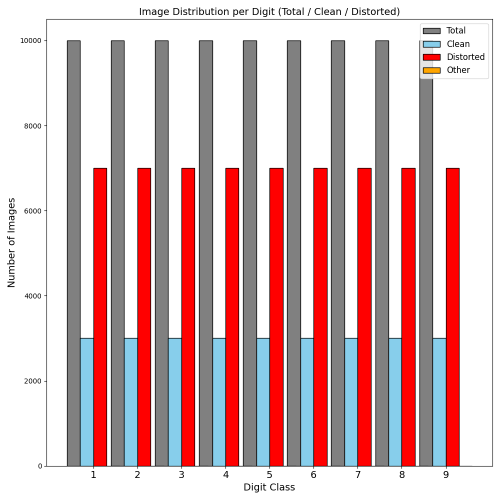
#> input picture dev_tools/data_utils/evaluation_reports/class_distribution_histogram.png, 1000 x 1000 px, given as the content of the folder all_versions/digit_dataset_v2c/1, which was not available (shown at 1/2 size)
$ python dataset_evaluation.py   (older library calls are emulated)
#> lines starting #> are read from the running program, lines starting #| are printed output that depends on the picture; pictures that were not available may be replaced by others from this repository, and a replacement may not be noted
import os
import cv2
import pandas as pd
import numpy as np
import matplotlib.pyplot as plt
from scipy.stats import skew, kurtosis
from collections import defaultdict
from typing import List, Dict, Optional, Tuple
import random
import datetime
import imagehash
from PIL import Image
import concurrent.futures
from tqdm import tqdm
from typing import List, Dict, Union


class DigitDatasetEvaluator:
    """
    A comprehensive evaluation tool for digit image datasets.

    Provides analysis on:
    - Class distribution
    - Corrupt image detection
    - Digit centering
    - Pixel intensity distributions
    - Duplicate/near-duplicate detection
    - Partial (cut-off) digit detection
    """

    def __init__(
        self,
        dataset_path: str,
        image_size: int = 32,
        output_dir: str = "evaluation_reports",
    ) -> None:
        """
        Initializes the DigitDatasetEvaluator.

        Args:
            dataset_path (str): Path to the root dataset directory containing digit subfolders (1-9).
            image_size (int, optional): Size of the images (assumes square). Defaults to 32.
            output_dir (str, optional): Directory to save evaluation outputs. Defaults to "evaluation_reports".
        """
        self.dataset_path = dataset_path
        self.image_size = image_size
        self.output_dir = output_dir
        self.digit_dirs = {
            str(i): os.path.join(dataset_path, str(i)) for i in range(1, 10)
        }
        os.makedirs(output_dir, exist_ok=True)
        self.report_lines: List[str] = []

        # Visual constants
        self.plot_params = {
            "figsize": (10, 10),  # Default figure size for histograms
            "font_size": 14,  # Font size for titles and labels
            "bar_color": "skyblue",  # Default color for bars in histograms
            "bar_edgecolor": "black",  # Bar edge color for histograms
            "color_map": "hot",  # Default colormap for heatmaps
            "clean_color": "green",
            "distorted_color": "red",
            "other_color": "orange",
            "grid_color": "#cccccc",  # Grid line color in plots
            "legend_font_size": 12,  # Font size for legend
            "legend_loc": "best",  # Location of the legend in plots
        }

    def log(self, text: str) -> None:
        """Logs messages to console and saves to the evaluation report."""
        print(text)
        self.report_lines.append(text)

    def get_plot_params(self) -> dict:
        """Returns the plot parameters for consistent visualization."""
        return self.plot_params

    # [25 lines left out: function set_plot_params, not called in this run]

    def step_1_class_distribution(self) -> Dict[str, Dict[str, int]]:
        """
        Analyzes and logs the distribution of clean, distorted, and other images per digit class.

        Returns:
            Dict[str, Dict[str, int]]: A nested dictionary with per-digit counts for 'total', 'clean',
            'distorted', and 'other' image types.
        """
        self.log("\n📊 [Step 1] Starting class distribution analysis...")
        summary: Dict[str, Dict[str, int]] = {}

        plot_params = self.get_plot_params()

        # Aggregate stats
        for digit, path in self.digit_dirs.items():
            if not os.path.exists(path):
                continue

            images = os.listdir(path)
            clean = len([img for img in images if "clean" in img])
            distorted = len([img for img in images if "distorted" in img])
            other = len(images) - clean - distorted

            summary[digit] = {
                "total": len(images),
                "clean": clean,
                "distorted": distorted,
                "other": other,
            }

        # Determine which categories are present
        has_other = any(s["other"] > 0 for s in summary.values())
        has_distorted = any(s["distorted"] > 0 for s in summary.values())

        # Define category plotting order dynamically
        categories = [
            ("clean", plot_params["clean_color"]),
            ("distorted", plot_params["distorted_color"]) if has_distorted else None,
            ("other", plot_params["other_color"]) if has_other else None,
        ]
        categories = [c for c in categories if c is not None]

        num_categories = len(categories)
        width = 0.8 / (num_categories + 1)

        digits = sorted(summary.keys(), key=int)
        x = list(range(len(digits)))

        # Plot
        plt.figure(figsize=plot_params["figsize"])
        for i, (label, color) in enumerate(categories):
            values = [summary[d][label] for d in digits]
            offset = (i - (num_categories - 1) / 2) * width * 1.5  # spread bars
            plt.bar(
                [xi + offset for xi in x],
                values,
                width=width,
                label=label.capitalize(),
                color=color,
                edgecolor=plot_params["bar_edgecolor"],
            )

        # Total as baseline (optional, can be removed if cluttered)
        totals = [summary[d]["total"] for d in digits]
        plt.plot(x, totals, color="gray", linestyle="--", label="Total")

        plt.xlabel("Digit Class", fontsize=plot_params["font_size"])
        plt.ylabel("Number of Images", fontsize=plot_params["font_size"])
        plt.title("Image Distribution per Digit", fontsize=plot_params["font_size"])
        plt.xticks(x, digits, fontsize=plot_params["font_size"])
        plt.legend(
            fontsize=plot_params["legend_font_size"], loc=plot_params["legend_loc"]
        )
        plt.tight_layout()

        save_path = os.path.join(
            self.output_dir, "step_1_class_distribution_histogram.png"
        )
        plt.savefig(save_path)
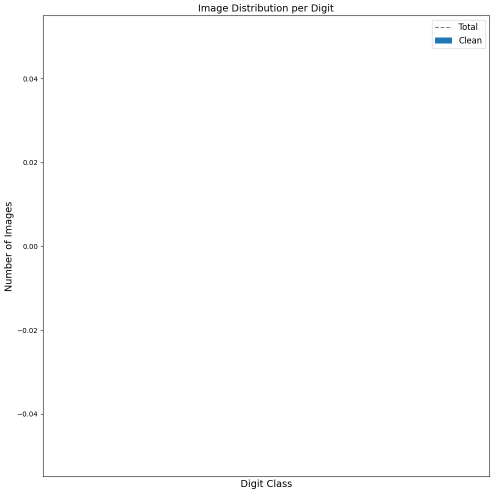
#> figure drawn by matplotlib, 1 panel
        plt.close()

        self.log(f"📊 [Step 1] Saved class distribution histogram → {save_path}")
        self.log("✅ [Step 1 Complete] Class distribution analysis done.\n")

        return summary

    def step_2_check_image_dimensions(self) -> str:
        """
        Analyzes all images in the dataset to identify unique image dimensions and generates a histogram.

        This step:
          - Checks and counts each unique (height x width) image dimension.
          - Logs the number of unique sizes and examples of each.
          - Saves a histogram plot visualizing the distribution of image dimensions.

        Returns:
            str: A string summarizing image size information for reporting purposes.
                 - If all images have the same dimensions, returns "HxW" (e.g., "32×32").
                 - If multiple dimensions are found, returns "Mixed".
        """
        self.log("\n📏 [Step 2] Checking image dimensions...")

        dim_counter: Dict[Tuple[int, int], int] = defaultdict(int)
        dim_examples: Dict[Tuple[int, int], List[str]] = defaultdict(list)

        all_images: List[Tuple[str, str]] = [
            (digit, os.path.join(path, img))
            for digit, path in self.digit_dirs.items()
            for img in os.listdir(path)
        ]

        with tqdm(
            total=len(all_images), desc="Analyzing image sizes", ncols=100
        ) as bar:
            for digit, img_path in all_images:
                try:
                    img = cv2.imread(img_path, cv2.IMREAD_GRAYSCALE)
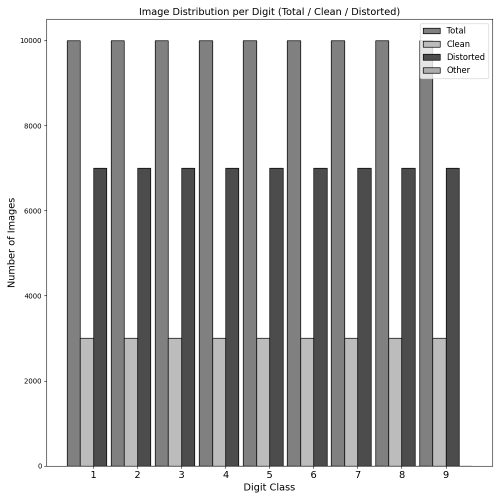
#> img: shape (1000, 1000) (shown at 1/2 size); min 0, max 255, mean 190.8
                    if img is not None:
                        h, w = img.shape
#> h = 1000; w = 1000
                        dim_counter[(h, w)] += 1
                        if len(dim_examples[(h, w)]) < 3:
                            dim_examples[(h, w)].append(img_path)
                except Exception:
                    pass
                bar.update(1)

        self.log(f"[Step 2] Found {len(dim_counter)} unique image sizes.")
        for dim, count in sorted(dim_counter.items(), key=lambda x: -x[1]):
            self.log(
                f"[Step 2] Size {dim}: {count} images. Examples: {dim_examples[dim]}"
            )

        plot_params = self.get_plot_params()
        labels: List[str] = [f"{h}x{w}" for (h, w) in dim_counter.keys()]
        counts: List[int] = list(dim_counter.values())

        plt.figure(figsize=plot_params["figsize"])
        plt.bar(
            labels,
            counts,
            color=plot_params["bar_color"],
            edgecolor=plot_params["bar_edgecolor"],
        )
        plt.title("Image Dimension Distribution", fontsize=plot_params["font_size"])
        plt.xlabel("Dimensions (HxW)", fontsize=plot_params["font_size"])
        plt.ylabel("Number of Images", fontsize=plot_params["font_size"])
        plt.xticks(rotation=45, ha="right", fontsize=plot_params["font_size"])
        plt.tight_layout()

        save_path: str = os.path.join(
            self.output_dir, "step_2_image_dimension_histogram.png"
        )
        plt.savefig(save_path)
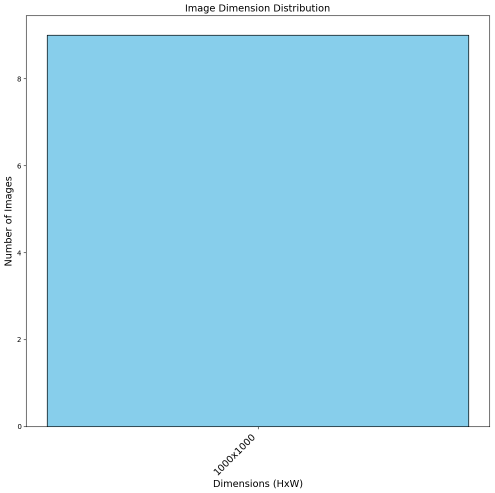
#> figure drawn by matplotlib, 1 panel
        plt.close()

        self.log(f"📊 [Step 2] Saved image dimension histogram → {save_path}")
        self.log("✅ [Step 2 Complete] Image dimension check done.\n")

        if len(dim_counter) == 1:
            (h, w), _ = next(iter(dim_counter.items()))
            return f"{h}×{w}"
        else:
            return "Mixed"

    def step_3_visualize_sample_grid(self, samples_per_digit: int = 10) -> None:
        """
        Saves a grid visualization of random samples for each digit.

        This step:
          - Randomly selects a specified number of images from each digit class.
          - Displays them in a grid format, with one row per digit (1-9).
          - Adds a title and saves the resulting image to a file.

        Args:
            samples_per_digit (int): The number of sample images to display per digit class. Default is 5.

        Returns:
            None
        """
#> called with samples_per_digit = 10
        self.log("\n🖼️ [Step 3] Generating sample grid visualization...")

        # Get visual parameters from the class (e.g., fontsize, figsize, etc.)
        plot_params = self.get_plot_params()

        # Create a subplot grid for 9 rows (for digits 1-9) and the specified number of samples per digit
        fig, axs = plt.subplots(
            9, samples_per_digit, figsize=(samples_per_digit * 1.5, 13)
        )

        # Iterate through each digit (1-9)
        for row, digit in enumerate(self.digit_dirs):
            imgs = os.listdir(
                self.digit_dirs[digit]
            )  # Get images for the current digit
            samples = random.sample(
                imgs, min(samples_per_digit, len(imgs))
            )  # Randomly sample images

            for col, img_name in enumerate(samples):
                img_path = os.path.join(self.digit_dirs[digit], img_name)
                img = cv2.imread(
                    img_path, cv2.IMREAD_GRAYSCALE
                )  # Read image in grayscale
                axs[row, col].imshow(img, cmap="gray")  # Display image in the grid
                axs[row, col].axis("off")  # Hide axes

        # Add a styled global title above the grid
        fig.suptitle("Sample Images per Digit", fontsize=plot_params["font_size"])

        # Adjust layout to leave space for the title, then save the output
        plt.tight_layout(rect=[0, 0, 1, 0.97])  # Leave space for title
        output_path = os.path.join(self.output_dir, "step_3_sample_grid.png")
        plt.savefig(output_path, bbox_inches="tight")  # Save the image
        plt.close()

        self.log(f"✅ [Step 3 Complete] Sample image grid saved as '{output_path}'\n")

    def step_4_intensity_histograms(
        self, sample_size: int = 10000
    ) -> Dict[str, List[int]]:
        """
        Plots histograms of pixel intensity values for clean, distorted, and other images.

        This step:
          - Loads a sample of images from each digit class.
          - Separates the pixels into clean, distorted, and other categories based on the image filenames.
          - Plots the pixel intensity distributions and saves the histogram image.
          - Returns the raw pixel data for each category.

        Args:
            sample_size (int): Number of images to sample per digit class.

        Returns:
            Dict[str, List[int]]: Dictionary with keys 'clean', 'distorted', and 'other' mapping to their pixel intensities.
        """
#> called with sample_size = 2000
        self.log("\n📈 [Step 4] Generating pixel intensity histograms...")

        plot_params = self.get_plot_params()

        # Containers for each group
        pixel_data = {"clean": [], "distorted": [], "other": []}

        total_images = sum(
            min(sample_size, len(os.listdir(path)))
            for path in self.digit_dirs.values()
            if os.path.exists(path)
        )

        # Load and classify pixels
        with tqdm(total=total_images, desc="🔍 Loading images", unit="img") as pbar:
            for digit, path in self.digit_dirs.items():
                if not os.path.exists(path):
                    continue
                images = os.listdir(path)
                random.shuffle(images)
                for img_name in images[:sample_size]:
                    full_path = os.path.join(path, img_name)
                    img = cv2.imread(full_path, cv2.IMREAD_GRAYSCALE)
                    if img is not None:
                        flat = img.flatten()
                        if "clean" in img_name:
                            pixel_data["clean"].extend(flat)
                        elif "distorted" in img_name:
                            pixel_data["distorted"].extend(flat)
                        else:
                            pixel_data["other"].extend(flat)
                    pbar.update(1)

        # Plot
        with tqdm(total=1, desc="📊 Plotting & Saving", unit="task") as pbar:
            plt.figure(figsize=(plot_params["figsize"][0], plot_params["figsize"][1]))
            plt.hist(
                pixel_data["clean"],
                bins=50,
                alpha=0.6,
                label="Clean",
                color=plot_params["clean_color"],
            )
            plt.hist(
                pixel_data["distorted"],
                bins=50,
                alpha=0.6,
                label="Distorted",
                color=plot_params["distorted_color"],
            )
            plt.hist(
                pixel_data["other"],
                bins=50,
                alpha=0.6,
                label="Other",
                color=plot_params["other_color"],
            )

            plt.title("Pixel Intensity Histogram", fontsize=plot_params["font_size"])
            plt.xlabel("Pixel Value", fontsize=plot_params["font_size"])
            plt.ylabel("Frequency", fontsize=plot_params["font_size"])
            plt.legend(
                fontsize=plot_params["legend_font_size"], loc=plot_params["legend_loc"]
            )

            output_path = os.path.join(self.output_dir, "step_4_pixel_histogram.png")
            plt.tight_layout()
            plt.savefig(output_path)
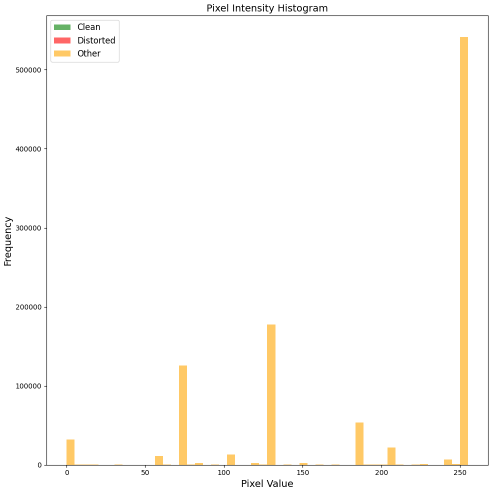
#> figure drawn by matplotlib, 1 panel; tallest bar 541331 high, from x = 249.9 to 255
            plt.close()
            pbar.update(1)

        self.log(f"✅ [Step 4 Complete] Histogram saved as '{output_path}'\n")

        return pixel_data

    def step_5_detect_corrupt_images(self) -> List[str]:
        """
        Detects images that are blank or nearly blank by checking if the pixel intensity range is too small.

        This step:
          - Scans each image in the dataset.
          - Detects images that are corrupt (i.e., images that are entirely blank or nearly blank).
          - Returns a list of potentially corrupt image paths.

        Args:
            None

        Returns:
            List[str]: A list of paths to images that are detected as corrupt.
        """
        self.log("\n🔍 [Step 5] Scanning for corrupt images...")

        corrupt: List[str] = []
        total_images = sum(len(os.listdir(path)) for path in self.digit_dirs.values())

        # Scan images for corruption
        with tqdm(
            total=total_images, desc="Scanning images", unit="img", ncols=100
        ) as pbar:
            for digit, path in self.digit_dirs.items():
                if not os.path.exists(path):
                    self.log(f"   ⛔ Directory missing: {path}")
                    continue
                for img_name in os.listdir(path):
                    img_path = os.path.join(path, img_name)
                    img = cv2.imread(img_path, cv2.IMREAD_GRAYSCALE)
                    if (
                        img is None or img.max() - img.min() < 10
                    ):  # Detect blank or nearly blank images
                        corrupt.append(img_path)
                    pbar.update(1)

        # Log potential corrupt images
        if corrupt:
            self.log(
                f"⚠️ [Step 5] Found {len(corrupt)} potentially corrupt images. Showing first 10:"
            )
            for c in corrupt[:10]:
                self.log(f"    - {c}")
        else:
            self.log("✅ [Step 5] No corrupt images detected.")

        self.log("✅ [Step 5 Complete] Corrupt image scan finished.\n")
        return corrupt

    def step_6_digit_centering_heatmap(self, samples_per_digit: int = 10000) -> None:
        """
        Creates a heatmap to visualize the average centering of digits across the dataset.

        This step:
          - Accumulates image data and averages it to visualize how centered the digits are.
          - Creates a heatmap that shows the normalized pixel intensity, which represents the centering of the digits.
          - Saves the resulting heatmap as an image.

        Args:
            samples_per_digit (int): The number of samples to use per digit to compute the centering heatmap. Default is 100.

        Returns:
            None
        """
#> called with samples_per_digit = 10000
        self.log("\n🔥 [Step 6] Generating digit centering heatmap...")

        accumulator = np.zeros((self.image_size, self.image_size), dtype=np.float32)
        total = 0

        # Calculate the total number of images for progress tracking
        total_images = sum(
            min(samples_per_digit, len(os.listdir(path)))
            for path in self.digit_dirs.values()
            if os.path.exists(path)
        )

        with tqdm(
            total=total_images, desc="Processing images", unit="img", ncols=100
        ) as pbar:
            for digit, path in self.digit_dirs.items():
                if not os.path.exists(path):
                    self.log(f"   ⛔ Skipping missing directory: {path}")
                    continue
                images = os.listdir(path)
                random.shuffle(images)
                for img_name in images[:samples_per_digit]:
                    img_path = os.path.join(path, img_name)
                    img = cv2.imread(img_path, cv2.IMREAD_GRAYSCALE)
                    if img is not None:
                        norm_img = img.astype(np.float32) / 255.0  # Normalize the image
#> (the run stopped early here; a loop or call above may not have finished)
